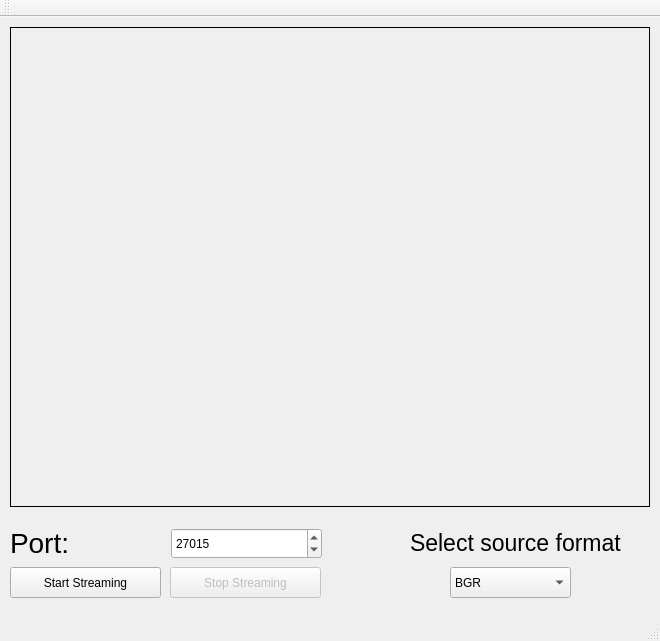
<?xml version="1.0" encoding="UTF-8"?>
<ui version="4.0">
 <class>MainWindow</class>
 <widget class="QMainWindow" name="MainWindow">
  <property name="geometry">
   <rect>
    <x>0</x>
    <y>0</y>
    <width>660</width>
    <height>641</height>
   </rect>
  </property>
  <property name="windowTitle">
   <string>MainWindow</string>
  </property>
  <widget class="QWidget" name="centralWidget">
   <widget class="QLabel" name="CameraArea">
    <property name="enabled">
     <bool>true</bool>
    </property>
    <property name="geometry">
     <rect>
      <x>10</x>
      <y>10</y>
      <width>640</width>
      <height>480</height>
     </rect>
    </property>
    <property name="frameShape">
     <enum>QFrame::Box</enum>
    </property>
    <property name="text">
     <string/>
    </property>
    <property name="textFormat">
     <enum>Qt::AutoText</enum>
    </property>
   </widget>
   <widget class="QPushButton" name="btn_startStreaming">
    <property name="geometry">
     <rect>
      <x>10</x>
      <y>550</y>
      <width>151</width>
      <height>31</height>
     </rect>
    </property>
    <property name="text">
     <string>Start Streaming</string>
    </property>
   </widget>
   <widget class="QComboBox" name="comboBox_sourceImageFormat">
    <property name="geometry">
     <rect>
      <x>450</x>
      <y>550</y>
      <width>121</width>
      <height>31</height>
     </rect>
    </property>
    <item>
     <property name="text">
      <string>BGR</string>
     </property>
    </item>
   </widget>
   <widget class="QLabel" name="label">
    <property name="geometry">
     <rect>
      <x>410</x>
      <y>510</y>
      <width>211</width>
      <height>31</height>
     </rect>
    </property>
    <property name="font">
     <font>
      <pointsize>17</pointsize>
     </font>
    </property>
    <property name="text">
     <string>Select source format</string>
    </property>
   </widget>
   <widget class="QPushButton" name="btn_stopStreaming">
    <property name="enabled">
     <bool>false</bool>
    </property>
    <property name="geometry">
     <rect>
      <x>170</x>
      <y>550</y>
      <width>151</width>
      <height>31</height>
     </rect>
    </property>
    <property name="text">
     <string>Stop Streaming</string>
    </property>
   </widget>
   <widget class="QLabel" name="label_2">
    <property name="geometry">
     <rect>
      <x>10</x>
      <y>510</y>
      <width>101</width>
      <height>31</height>
     </rect>
    </property>
    <property name="font">
     <font>
      <pointsize>21</pointsize>
     </font>
    </property>
    <property name="text">
     <string>Port:</string>
    </property>
   </widget>
   <widget class="QSpinBox" name="spinBox_port">
    <property name="geometry">
     <rect>
      <x>171</x>
      <y>511</y>
      <width>151</width>
      <height>31</height>
     </rect>
    </property>
    <property name="maximum">
     <number>645000</number>
    </property>
    <property name="value">
     <number>27015</number>
    </property>
   </widget>
  </widget>
  <widget class="QMenuBar" name="menuBar">
   <property name="geometry">
    <rect>
     <x>0</x>
     <y>0</y>
     <width>660</width>
     <height>21</height>
    </rect>
   </property>
  </widget>
  <widget class="QToolBar" name="mainToolBar">
   <attribute name="toolBarArea">
    <enum>TopToolBarArea</enum>
   </attribute>
   <attribute name="toolBarBreak">
    <bool>false</bool>
   </attribute>
  </widget>
  <widget class="QStatusBar" name="statusBar"/>
 </widget>
 <layoutdefault spacing="6" margin="11"/>
 <resources/>
 <connections/>
</ui>
